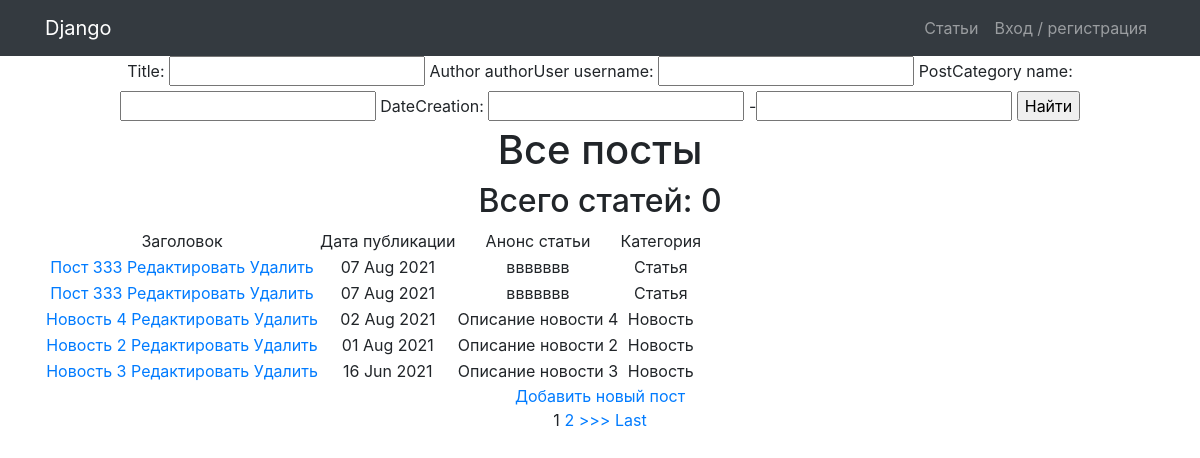
/posts/search/, run on the app's committed database.
### articles/models.py (models this page shows, shortened)
class Post(models.Model):
    author = models.ForeignKey(Author, on_delete=models.CASCADE)
    NEWS = 'NW'
    ARTICLE = 'AR'
    CATEGORY_CHOICES = (
        (NEWS, 'Новость'),
        (ARTICLE, 'Статья'),
    )
    caregoryType = models.CharField(max_length=2, choices=CATEGORY_CHOICES, default=ARTICLE)   # исправить опечатку
    dateCreation = models.DateField(auto_now_add=True)
    postCategory = models.ManyToManyField(Category, through='PostCategory')
    title = models.CharField(max_length=128)
    text = models.TextField()
    rating = models.SmallIntegerField(default=0)

### articles/views.py (the view)
# urls.py: path('search/', PostSearch.as_view()),
class PostSearch(ListView):
    model = Post
    template_name = 'search.html'
    context_object_name = 'posts'
    ordering = ['-dateCreation']
    paginate_by = 5
    def get_filter(self):
        return PostFilter(self.request.GET, queryset=super().get_queryset())
    def get_queryset(self):
        return self.get_filter().qs
    def get_context_data(self, *args, **kwargs):
        return {
            **super().get_context_data(*args, **kwargs),
            'filter': self.get_filter(),
        }

### articles/templatetags/custom_filters.py (called while the page is built)
@register.filter(name='censor')
def censor(value):
    value_new = []
    value_list = value.split()
    for word in value_list:
        if word in censor_list:
            word = '*цензура*'
        value_new.append(word)
    value_censor = ' '.join(value_new)
    return value_censor

### templates/search.html (shortened to what this page needs)
{% extends 'flatpages/default.html' %}
{% load custom_filters %}
{% block content %}
<form method="GET">
    {{ filter.form }}
    <input type="submit" value="Найти">
</form>
    <h1>Все посты</h1>
    <h2>Всего статей: {{ news|length }}</h2>
    {% if posts %}
        <table>
            <tr>
                <td>
                    Заголовок
                </td>
                <td>
                    Дата публикации
                </td>
                <td>
                    Анонс статьи
                </td>
                <td>
                    Категория
                </td>
            </tr>
            {% for post in posts %}
            <tr>
                <td>
                    <a href="{% url 'post_list' post.id %}">{{ post.title|censor }}</a>
                    <a href="{% url 'update' post.id %}"> Редактировать </a>
                    <a href="{% url 'delete' post.id %}">Удалить </a>
                </td>
                <td>
                    {{ post.dateCreation|date:'d M Y' }} {{ post.dateCreation|time:"H:i" }}
                </td>
                <td>
                    {{ post.text|truncatechars:20|censor }}
                </td>
                <td>
                    {{ post.get_caregoryType_display }}
                </td>
            </tr>
        {% endfor %}
        </table>
    {% else %}
        <h2>Постов нет</h2>
    {% endif %}
<a href="{% url 'create' %}">Добавить новый пост</a><br>
{% if is_paginated %}
    {% for num in page_obj.paginator.page_range %}
        {% if page_obj.number == num %}
            <a>{{ num }}</a>
        {% elif num > page_obj.number|add:'-3' and num < page_obj.number|add:'3' %}
            <a href="?page={{ num }}">{{ num }}</a>
        {% endif %}
    {% endfor %}
    {% if page_obj.has_next %}
        <a href="?page={{ page_obj.next_page_number }}">>>></a>
        <a href="?page={{ page_obj.paginator.num_pages }}">Last</a>
    {% endif %}
{% endif %}
{% endblock content %}

### data on the page
Post: title|censor "Пост 333", dateCreation "07 Aug 2021", text|censor "ввввввв", caregoryType "Статья"
Post: title|censor "Пост 333", dateCreation "07 Aug 2021", text|censor "ввввввв", caregoryType "Статья"
Post: title|censor "Новость 4", dateCreation "02 Aug 2021", text|censor "Описание новости 4", caregoryType "Новость"
Post: title|censor "Новость 2", dateCreation "01 Aug 2021", text|censor "Описание новости 2", caregoryType "Новость"
Post: title|censor "Новость 3", dateCreation "16 Jun 2021", text|censor "Описание новости 3", caregoryType "Новость"

### other printed values
{{ news|length }} "0"
{{ num }} "1"
{{ num }} "2"
